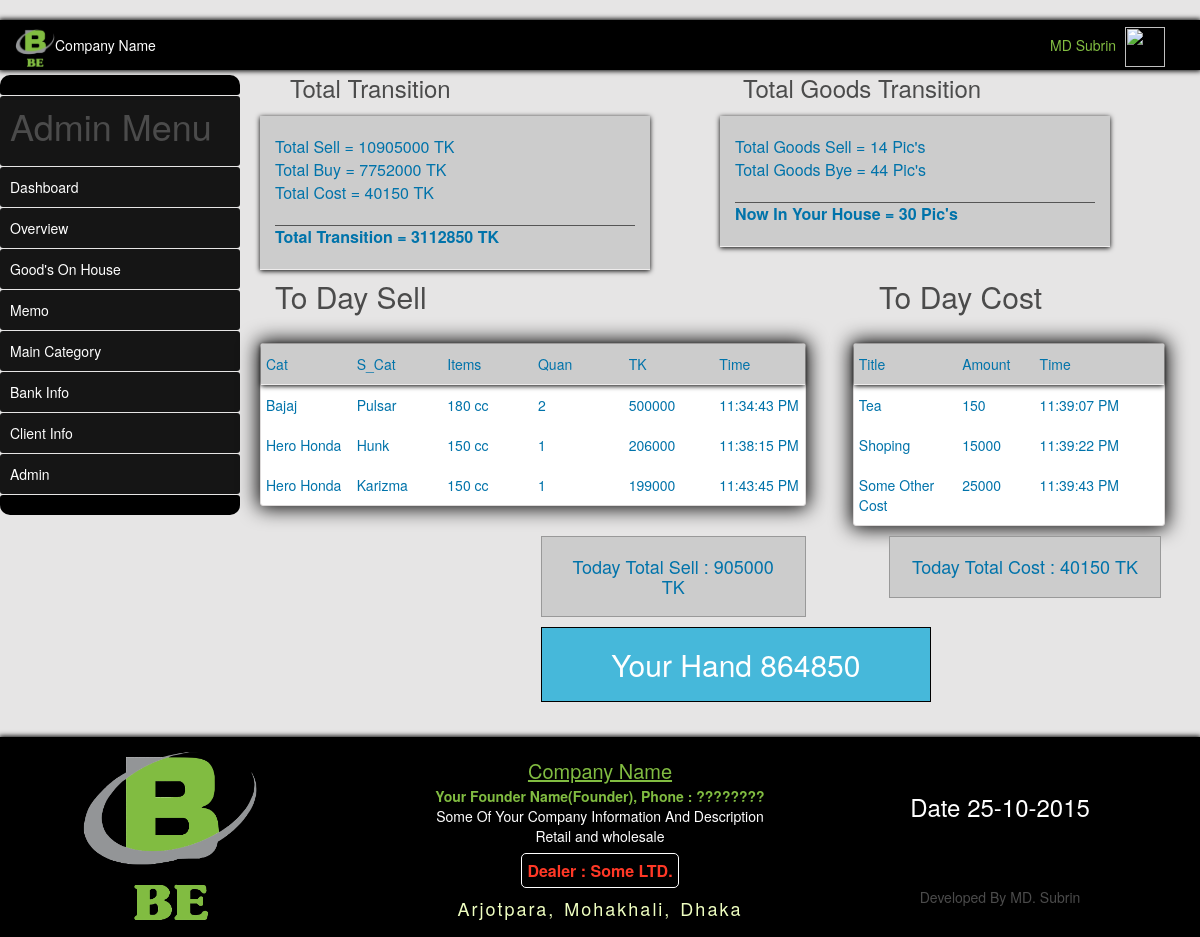
Page /view/overview.php (signed in) on the committed database.
### tables this page shows
CREATE TABLE IF NOT EXISTS `sub_memo` (
  `id` int(255) NOT NULL AUTO_INCREMENT,
  `m_id` int(255) NOT NULL,
  `items` varchar(255) NOT NULL,
  `sub_item` varchar(255) NOT NULL,
  `sub_sub_item` varchar(255) NOT NULL,
  `quantity` int(255) NOT NULL,
  `rate` int(255) NOT NULL,
  `tk` varchar(255) NOT NULL,
  `ddate` varchar(255) NOT NULL,
  `time` varchar(255) NOT NULL,
  `m_m_id` varchar(255) NOT NULL,
  PRIMARY KEY (`id`)
);

CREATE TABLE IF NOT EXISTS `items` (
  `id` int(255) NOT NULL AUTO_INCREMENT,
  `title` varchar(255) NOT NULL,
  `date` varchar(255) NOT NULL,
  PRIMARY KEY (`id`)
);

CREATE TABLE IF NOT EXISTS `sub_item` (
  `s_id` int(255) NOT NULL AUTO_INCREMENT,
  `i_id` int(255) NOT NULL,
  `s_title` varchar(255) NOT NULL,
  `details` varchar(255) NOT NULL,
  `date` varchar(255) NOT NULL,
  `mid` varchar(255) NOT NULL,
  PRIMARY KEY (`s_id`)
);

CREATE TABLE IF NOT EXISTS `sub_sub_item` (
  `s_s_id` int(255) NOT NULL AUTO_INCREMENT,
  `s_id` int(255) NOT NULL,
  `s_s_title` varchar(255) NOT NULL,
  `time` varchar(255) NOT NULL,
  `date` varchar(255) NOT NULL,
  `mid` varchar(255) NOT NULL,
  PRIMARY KEY (`s_s_id`)
);

CREATE TABLE IF NOT EXISTS `costs` (
  `id` int(255) NOT NULL AUTO_INCREMENT,
  `m_id` int(255) NOT NULL,
  `title` varchar(255) NOT NULL,
  `details` varchar(255) NOT NULL,
  `amount` varchar(255) NOT NULL,
  `time` varchar(255) NOT NULL,
  `ddate` varchar(255) NOT NULL,
  PRIMARY KEY (`id`)
);

### controllers/dashbord_overview.php (the view, shortened to what this page needs)
<?php
class overview
{
	public $db;
	public function __construct()
	{
		$this->db = new mysqli(db_host, db_user, db_password, db_name);
	}
	public function total_overview()
	{
		$sqlout = "SELECT SUM(tk) AS outtk, SUM(quantity) AS outquantity FROM sub_memo";
		$resultout = $this->db->query($sqlout);
		$dataout = $resultout->fetch_array();
		$sqlin = "SELECT SUM(tk) AS intk, SUM(quantity) AS inquantity FROM goods_in";
		$resultin = $this->db->query($sqlin);
		$datain = $resultin->fetch_array();
		$sqlcost = "SELECT SUM(amount) AS amount FROM costs";
		$resultcost = $this->db->query($sqlcost);
		$datacost = $resultcost->fetch_array();
		$total_tk_cal = $dataout['outtk'] - $datain['intk']-$datacost['amount'];
		$total_quantity_cal = $datain['inquantity'] - $dataout['outquantity'];
		echo "<div class='col-sm-12'><h3 class='col-sm-6'>Total Transition</h3><h3 class='col-sm-5'>Total Goods Transition</h3></div>
			  <div class='table_head col-sm-5 memo_transition'>
		 	  Total Sell = $dataout[outtk] TK<br>
				Total Buy = $datain[intk] TK<br>
				Total Cost = $datacost[amount] TK<hr>
				<strong>Total Transition = $total_tk_cal TK</strong>
				</div>";
		echo "<div class='table_head col-sm-5 memo_goods_transition'>
			  Total Goods Sell = $dataout[outquantity] Pic's<br>
			  Total Goods Bye = $datain[inquantity] Pic's<hr>
			  <strong>Now In Your House = $total_quantity_cal Pic's</strong>
			  </div>";
	}
	public function to_day_post()
	{
		$date = date('d-m-Y', strtotime('now'-2));
		$sql1 = "SELECT * FROM `sub_memo` WHERE ddate = '$date'";
		$result1 = $this->db->query($sql1);
		while ($row1 = $result1->fetch_array())
		{
			$sql = "SELECT items.title, sub_item.s_title, sub_sub_item.s_s_title FROM `items`, `sub_item`, `sub_sub_item` WHERE $row1[items]=items.id AND $row1[sub_item]=sub_item.s_id AND $row1[sub_sub_item]=sub_sub_item.s_s_id";
			$result = $this->db->query($sql);
			$row = $result->fetch_array();
			 echo "<div class='brand-hed col-sm-2'>$row[title]</div>
					<div class='sub-brand-hed col-sm-2'>$row[s_title]</div>
					<div class='items-hed col-sm-2'>$row[s_s_title]</div>
					<div class='quen-hed col-sm-2'>$row1[quantity]</div>
					<div class='tk-hed col-sm-2'>$row1[tk]</div>
					<div class='tk-hed col-sm-2'>$row1[time]</div>";
		}
	}
	public function to_day_cost()
	{
		$date=date('d-m-Y', strtotime('now'-2));
		$sqlcost = "SELECT * FROM `costs` WHERE ddate = '$date'";
		$resultcost = $this->db->query($sqlcost);
		while($datacost = $resultcost->fetch_array())
		{
			echo "<div class='brand-hed col-sm-4'>$datacost[title]</div>
				  <div class='sub-brand-hed col-sm-3'>$datacost[amount]</div>
				  <div class='items-hed col-sm-5'>$datacost[time]</div>";
		}
	}
	public function total_to_day()
	{
		$date=date('d-m-Y', strtotime('now'-2));
		$todaysell = "SELECT SUM(tk) AS tk FROM sub_memo WHERE ddate = '$date'";
		$resulttodaysell = $this->db->query($todaysell);
		$rowtodaysell = $resulttodaysell->fetch_array();
		$todaycost = "SELECT SUM(amount) AS amount FROM costs WHERE ddate = '$date'";
		$resulttodaycost = $this->db->query($todaycost);
		$rowtodaycost = $resulttodaycost->fetch_array();
		$totalcal = $rowtodaysell['tk'] - $rowtodaycost['amount'];
		echo "<strong class='col-sm-7 total_sell'><h4>Today Total Sell : $rowtodaysell[tk] TK</h4></strong><br>";
		echo "<strong class='col-sm-5 total_co'><h4>Today Total Cost : $rowtodaycost[amount] TK</h4></strong><br>";
		echo "<strong class='col-sm-5 total_calculation'><h2>Your Hand $totalcal</h2></strong>";
	}
}
?>

### view/layouts/header.php (shortened to what this page needs)
<!DOCTYPE html>
<html lang="en">
<head>
	<link rel="stylesheet" type="text/css" href="../css/style.css">
	<link rel="stylesheet" type="text/css" href="../css/form.css">
	<link rel="stylesheet" type="text/css" href="../css/bootstrap.min.css">
</head>
<body leftmargin="0" rightmargin="0" topmargin="0" marginwidth="0" marginheight="0">
<div class="top_head">
	<div class="top-one col-sm-6"><p><img src="../img/logo.png" width="40px"><span>Company Name</span></p></div>
	<div class="top-two col-sm-6"><p><?php if($username) { echo $username; } else{ echo "User Name"; } ?> <img src="<?php if($pic == '../img/'){ echo "../img/user.png"; }else{ echo $pic; } ?>" width="40px"></p>
	</div>
</div>

### view/layouts/sidebar_layout.php (shortened to what this page needs)
<div class="admin_menu">
	<ul>
		<li class='layer'></li>
		<li class='menu'><h1>Admin Menu</h1></li>
		<?php
		if($admin == 1)
		{
			echo "<a href='http://localhost/gobs/view/dashboard.php'><li>Dashboard</li></a>
				<a href='http://localhost/gobs/view/overview.php'><li>Overview</li></a>
				<a href='http://localhost/gobs/view/quentity_overview.php'><li>Good's On House</li></a>
				<a href='http://localhost/gobs/view/memo.php'><li>Memo</li></a>
				<a href='http://localhost/gobs/view/item.php'><li>Main Category</li></a>
				<a href='http://localhost/gobs/view/bank.php'><li>Bank Info</li></a>
				<a href='http://localhost/gobs/view/client.php'><li>Client Info</li></a>
				<a href='http://localhost/gobs/view/admin.php'><li>Admin</li></a>";
		}
		elseif ($admin == 3)
		{
			echo "<a href='http://localhost/gobs/view/overview.php'><li>Overview</li></a>
				<a href='http://localhost/gobs/view/quentity_overview.php'><li>Good's On House</li></a>";
		}
		?>
		<li class='layer_two'></li>
	</ul>
</div>

### view/overview.php (shortened to what this page needs)
<?php
include "../controllers/dashbord_overview.php";
$over = new overview;
$username = $_SESSION['username'];
$admin = $_SESSION['admin'];
$pic = $_SESSION['pic'];
include 'layouts/header.php';
include 'layouts/sidebar_layout.php';
?>
<div class="main_body">
<?php $over->total_overview(); ?>
    <div class="col-sm-12"><h2 class="col-sm-8 none">To Day Sell</h2> <h2>To Day Cost</h2></div>
	<div class="information_body col-sm-7 none">
		<div class="table_head">
			<div class="brand-hed col-sm-2">Cat</div>
			<div class="sub-brand-hed col-sm-2">S_Cat</div>
			<div class="items-hed col-sm-2">Items</div>
			<div class="quen-hed col-sm-2">Quan</div>
			<div class="tk-hed col-sm-2">TK</div>
			<div class="tk-hed col-sm-2">Time</div>
		</div>
		<?php $over->to_day_post(); ?>
	</div>
	<div class="information_body col-sm-4 none today_cost">
		<div class="table_head">
			<div class="brand-hed col-sm-4">Title</div>
			<div class="sub-brand-hed col-sm-3">Amount</div>
			<div class="items-hed col-sm-5">Time</div>
		</div>
		<?php $over->to_day_cost(); ?>
	</div>
	<?php $over->total_to_day(); ?>
</div>
<?php include 'layouts/footer.php'; ?>

### view/layouts/footer.php
<div class="footer">
	<div class="foo-one col-sm-4"><img src="../img/logo.png" width="180px"></div>
	<div class="foo-two col-sm-4"><p class="shop_details"><span class="head">Company Name</span><br><span class="founder">Your Founder Name(Founder), Phone : ????????</span><br><span class="details">Some Of Your Company Information And Description</span><br> Retail and wholesale <br><span class="dealer">Dealer : Some LTD.</span><br> <span class="bottom_address">Arjotpara, Mohakhali, Dhaka</span></p></div>
	<div class="foo-three col-sm-4"><h3>Date <?php $date=date('d-m-Y', strtotime('now'-2));
echo $date; ?></h3><span class="develop col-sm-12">Developed By MD. Subrin</span></div>
</div>
</body>
</html>

### css/style.css (style rules this page uses)
h1, h2, h3, h4, h5, h6, ul, li, a, p, div, table { margin: 0; padding: 0; }
hr { border-color: #555!important; margin-bottom: 0px!important; }
li { list-style: none; text-decoration: none; }
body { background: #e6e5e5!important; color: #4b4b4b!important; }
.top_head { width: 100%; height: 50px; background: #000; float: left; margin-bottom: 5px; -webki-box-shadow: 0 0 5px 1px #000; -moz-box-shadow: 0 0 5px 1px #000; box-shadow: 0 0 5px 1px #000; }
.none { padding-left: 0!important; padding-right: 0!important; }
.top-two, .top-one { line-height: 50px; text-align: center; padding-right: 20px!important; }
.top-two img { margin-left: 5px; }
.top-one p { color: #fff; text-align: left; }
.top-two p { text-align: right; color: #81bc41; float: right; cursor: pointer; overflow: hidden; height: 50px; padding-right: 15px; }
.admin_menu { width: 20%; float: left; min-height: 400px; max-height: 500px; margin-right: 20px; }
.admin_menu a { text-decoration: none; color: #fff; }
.admin_menu .layer { border-top-right-radius: 10px; border-top-left-radius: 10px; background: #000; }
.admin_menu .layer_two { border-bottom-right-radius: 10px; border-bottom-left-radius: 10px; background: #000; }
.admin_menu li { font-size: 14px; padding: 10px 0; background: #151515; margin-bottom: 1px; padding-left: 10px; cursor: pointer; -webkit-transition: all .4s; -moz-transition: all .4s; transition: all .4s; border-radius: 3px; }
.main_body { width: 78%; float: left; margin-bottom: 30px; }
.today_cost { margin-left: 5%; }
strong.total_sell, strong.total_co { text-align: center; color: #0073AA; }
strong.total_sell h4, strong.total_co h4 { padding: 20px; background: #ccc; float: right; border: 1px solid #999; }
strong.total_sell h4 { width: 50%; }
strong.total_co h4 { width: 80%; }
strong.total_sell { padding-right: 0; }
strong.total_co { padding-right: 35px!important; }
strong.total_calculation { background: #46B8DA; text-align: center; border: 1px solid #000; margin-left: 30%; }
strong.total_calculation h2 { padding: 20px; color: #fff; margin-bottom: 0; }
.information_body { width: 97%; background: #fff; float: left; border: 1px solid #dddada; -webkit-box-shadow: 0 0 20px 2px #000; -moz-box-shadow: 0 0 20px 2px #000; box-shadow: 0 0 20px 2px #000; border-radius: 3px; margin-top: 20px; }
.table_head { background-color: #ccc; -webkit-box-shadow: 0px 1px 5px #000; -moz-box-shadow: 0px 1px 5px #000; box-shadow: 0px 1px 5px #000; }
.table_head, .table_details { width: 100%; float: left; border-bottom: 1px solid #eeecec; }
.table_head .title, .table_head .date, .table_head .edit_delete, .brand-hed, .sub-brand-hed, .items-hed, .quen-hed, .rate-hed, .tk-hed { color: #0073aa; }
.brand-hed, .sub-brand-hed, .items-hed, .quen-hed, .rate-hed, .tk-hed { padding: 10px 0px; padding-left: 5px!important; padding-right: 5px!important; }
.memo_transition { padding: 20px; margin: 5px 40px 10px 0; }
.memo_goods_transition { padding: 20px; margin: 5px 0px 10px 30px; }
.memo_transition, .memo_goods_transition { color: #0073AA; font-size: 16px; }
.footer { width: 100%; height: 200px; background: #000; float: left; margin-top: 5px; -webkit-box-shadow: 0 0 5px 1px #000; -moz-box-shadow: 0 0 5px 1px #000; box-shadow: 0 0 5px 1px #000; }
.foo-one { padding-left: 80px!important; padding-top: 10px; }
p.shop_details { color: #fff; text-align: center; margin-top: 20px; }
p.shop_details .head { font-size: 20px; text-decoration: underline; color: #81bc41; }
span.founder { color: #81BC41; font-weight: bold; }
p.shop_details .dealer { color: #FF3826; font-weight: bold; border: 1px solid #fff; border-radius: 5px; font-size: 16px; padding: 5px; margin: 5px; line-height: 50px; }
p.shop_details .bottom_address { font-size: 18px; letter-spacing: 2px; word-spacing: 2px; color: #EFFFC1; }
.foo-three h3 { color: #fff; line-height: 140px; text-align: center; }
span.develop { text-align: center; }

### rows in the picture
sub_memo: items.title "Bajaj", sub_item.s_title "Pulsar", sub_sub_item.s_s_title "180 cc", quantity "2", tk "500000", time "11:34:43 PM"
sub_memo: items.title "Hero Honda", sub_item.s_title "Hunk", sub_sub_item.s_s_title "150 cc", quantity "1", tk "206000", time "11:38:15 PM"
sub_memo: items.title "Hero Honda", sub_item.s_title "Karizma", sub_sub_item.s_s_title "150 cc", quantity "1", tk "199000", time "11:43:45 PM"
costs: title "Tea", amount "150", time "11:39:07 PM"
costs: title "Shoping", amount "15000", time "11:39:22 PM"
costs: title "Some Other Cost", amount "25000", time "11:39:43 PM"

### other values in the picture
$username "MD Subrin"
$dataout[outtk] "10905000"
$datain[intk] "7752000"
$datacost[amount] "40150"
$total_tk_cal "3112850"
$dataout[outquantity] "14"
$datain[inquantity] "44"
$total_quantity_cal "30"
$rowtodaysell[tk] "905000"
$rowtodaycost[amount] "40150"
$totalcal "864850"
$date "25-10-2015"
